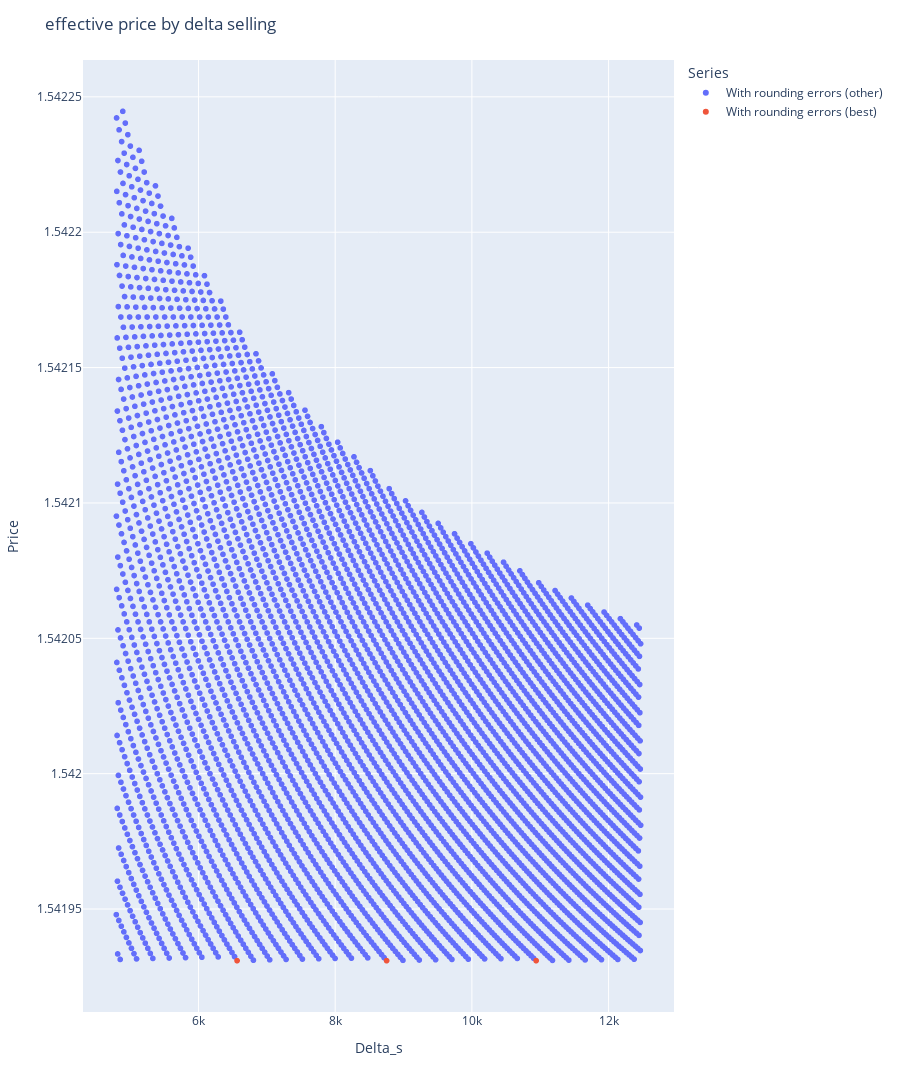

Notebook source saved alongside this figure:
### Code cell
# Convert your data lists to Pandas DataFrames for easier handling
df1 = pd.DataFrame(perfect, columns=['delta_b', 'delta_s', 'price'])
df2 = pd.DataFrame(best_imperfect, columns=['delta_b', 'delta_s', 'price'])
df3 = pd.DataFrame(other_imperfect, columns=['delta_b', 'delta_s', 'price'])
df4 = pd.DataFrame(delta_b_too_low, columns=['delta_b', 'delta_s', 'price'])
df5 = pd.DataFrame(suboptimal_delta_b, columns=['delta_b', 'delta_s', 'price'])

# Combine the dataframes with an identifier column
df1['Series'] = 'Without rounding errors'
df2['Series'] = 'With rounding errors (best)'
df3['Series'] = 'With rounding errors (other)'
df4['Series'] = 'Delta_b too low'
df5['Series'] = 'Delta_b suboptimal'
combined_df = pd.concat([df1, df3, df2])

# Create an interactive scatter plot
fig = px.scatter(combined_df, x='delta_s', y='price', color='Series',
                 hover_data=['delta_b', 'delta_s', 'price'])

# Add plot titles and labels
fig.update_layout(title='effective price by delta selling',
                  xaxis_title='Delta_s',
                  yaxis_title='Price',
                  height=1600)

# fig.update_yaxes(range=[combined_df['price'].min(), combined_df['price'].max()])  # Adjust the range as needed

# # Sort the DataFrame by 'ratio' in descending order
# sorted_df = combined_df.sort_values(by='price', ascending=False)

# # Adding a line that connects the dots in decreasing order of their y-value
# fig.add_trace(px.line(sorted_df, x='delta_b', y='price').data[0])

# # Find the five lowest unique y-values (ratios)
# lowest_ratios = combined_df['price'].unique()
# lowest_ratios.sort()

# # Group by 'ratio' and draw lines for each of the five lowest ratios
# for price in lowest_ratios[:20]:
#     group = combined_df[combined_df['price'] == price]
#     # Sort each group by 'delta_b' to make line connections logical
#     sorted_group = group.sort_values(by='delta_b')
#     fig.add_trace(px.line(sorted_group, x='delta_b', y='price').data[0])

# # Adjusting the plot size and layout
# fig.update_layout(title='Scatter Plot with Lines for Lowest Y-values',
#                   xaxis_title='Delta_b',
#                   yaxis_title='Price',
#                   height=800)

# Show the plot
fig.show()

### Figure 1 — Plotly figure (JSON) as saved in the notebook; plotly's stock layout.template omitted (floating-point values rounded to 4 significant figures; data arrays with more than 128 entries replaced by an {"elided": "..."} marker saying what was removed)
{"data": [{"customdata": {"elided": "4974x1 int values"}, "hovertemplate": "Series=With rounding errors (other)<br>delta_s=%{x}<br>price=%{y}<br>delta_b=%{customdata[0]}<extra></extra>", "legendgroup": "With rounding errors (other)", "marker": {"color": "#636efa", "symbol": "circle"}, "mode": "markers", "name": "With rounding errors (other)", "showlegend": true, "type": "scattergl", "x": {"elided": "4974 int values"}, "xaxis": "x", "y": {"elided": "4974 float values"}, "yaxis": "y"}, {"customdata": [[4257], [5676], [7095]], "hovertemplate": "Series=With rounding errors (best)<br>delta_s=%{x}<br>price=%{y}<br>delta_b=%{customdata[0]}<extra></extra>", "legendgroup": "With rounding errors (best)", "marker": {"color": "#EF553B", "symbol": "circle"}, "mode": "markers", "name": "With rounding errors (best)", "showlegend": true, "type": "scattergl", "x": [6564, 8752, 10940], "xaxis": "x", "y": [1.542, 1.542, 1.542], "yaxis": "y"}], "layout": {"height": 1600, "legend": {"title": {"text": "Series"}, "tracegroupgap": 0}, "margin": {"t": 60}, "title": {"text": "effective price by delta selling"}, "xaxis": {"anchor": "y", "domain": [0, 1], "title": {"text": "Delta_s"}}, "yaxis": {"anchor": "x", "domain": [0, 1], "title": {"text": "Price"}}}}
